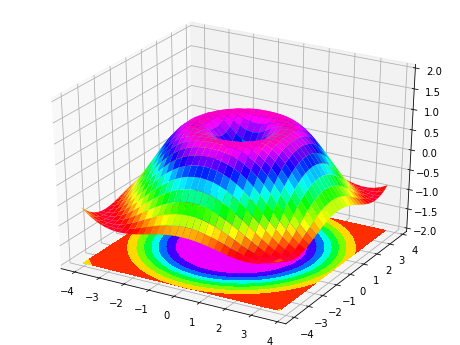

The Python source for this figure:
# -----------------------------------------------------------------------------
# Copyright (c) 2015, Nicolas P. Rougier. All Rights Reserved.
# Distributed under the (new) BSD License. See LICENSE.txt for more info.
# -----------------------------------------------------------------------------

#!/usr/bin/env python3

#3D 图

import numpy as np
import matplotlib.pyplot as plt
from mpl_toolkits.mplot3d import Axes3D

fig = plt.figure()
ax = Axes3D(fig)
X = np.arange(-4, 4, 0.25)
Y = np.arange(-4, 4, 0.25)
X, Y = np.meshgrid(X, Y)
R = np.sqrt(X**2 + Y**2)
Z = np.sin(R)

ax.plot_surface(X, Y, Z, rstride=1, cstride=1, cmap=plt.cm.gist_rainbow) #cmap为调色板，使用plt.cm进行调色
ax.contourf(X, Y, Z, zdir='z', offset=-2, cmap=plt.cm.gist_rainbow)
ax.set_zlim(-2,2)

#plt.savefig('./plot3d_ex.png',dpi=72)
plt.show()
